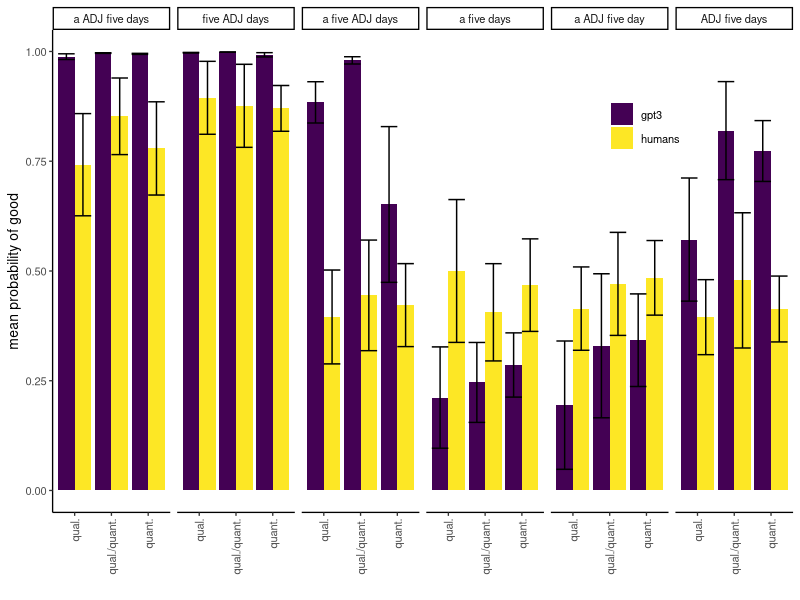
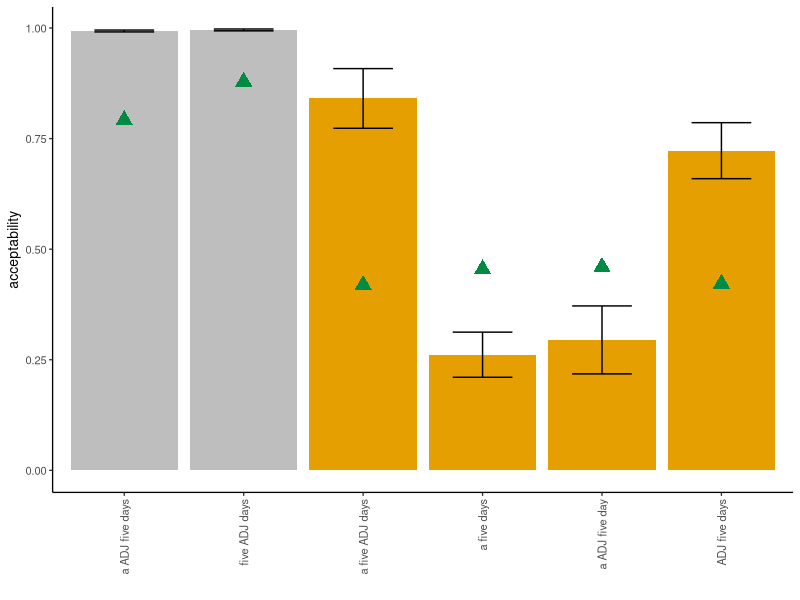
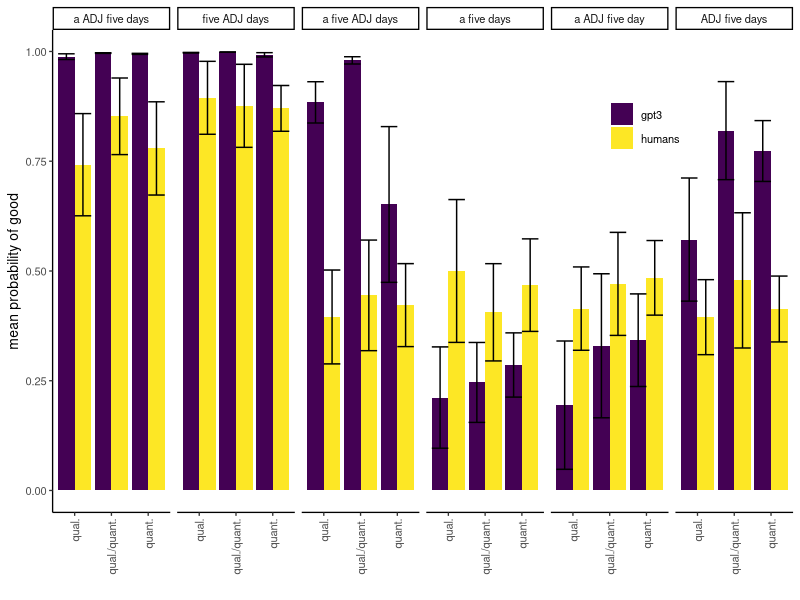
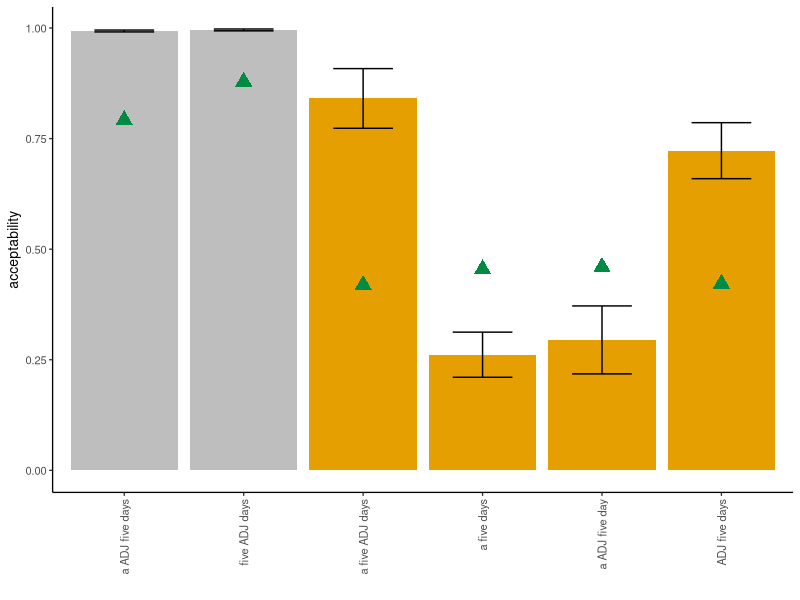

Reproduce these figures in R, in order.
library(tidyverse)
library(jsonlite)
library(viridis)
library(lme4)
cbbPalette <- c("gray", "#E69F00", "#56B4E9", "#009E73", "#F0E442", "#0072B2", "#D55E00", "#CC79A7")

# commented code is how we anonymize the original turk files.
# we make only anonymous files public.
#e1 = read.csv("mturk_data/main_exp_2022_10_06.csv") %>%
#   mutate(batch=1)

#e2 = read.csv("mturk_data/main_exp_2022_10_11.csv") %>%
#   mutate(batch=2)
# 
# e = bind_rows(e1, e2)
# 
# e$WorkerId = paste0("mainS", as.numeric(as.factor(e$WorkerId)))
# e$HITId = paste0("mainH", as.numeric(as.factor(e$HITId)))
# d = select(e, HITId, batch, WorkerId, Input.list,
#           starts_with("Input")) %>%
#  select(HITId, WorkerId, batch, starts_with(("Input.id"))) %>%
#  gather(variable, value, -HITId, -WorkerId, -batch)
# 
# answers = e$Answer.taskAnswers %>%
#   map_df(function(z) {(fromJSON(z) %>% as.data.frame())}) %>%
#   bind_cols(select(e, HITId, batch))
# 
# answers$English = answers$English$yes
# answers$country = answers$country$USA
# answers[, 769] = answers[, 769]$yes
# 
# a = gather(answers, value, answer, -batch, -English, -country, -HITId) %>%
#   mutate(value=gsub("howMuch_", "", value))
# 
# d = left_join(d, a)

#write_csv(d, file="mturk_data/mainexp_turk.csv")

d = read_csv("mturk_data/mainexp_turk.csv")
fillers = filter(d, grepl("filler", value))
fillers$good = grepl("filler_1", fillers$value)
filler.mean = group_by(fillers, WorkerId, good) %>%
  summarise(m=mean(answer), n=n()) %>%
  spread(good, m) %>%
  mutate(diff=`TRUE` - `FALSE`) 

badp = filter(filler.mean, diff < 1 | n > 4)
fillers = filter(fillers, WorkerId %in% badp$WorkerId == F)
d = filter(d, !grepl("filler", value))
d = filter(d, WorkerId %in% fillers$WorkerId)

turk = separate(d, value, into=c("adj", "num", "noun", "sent", "temp"), sep="-")
turk = mutate(turk, sent = case_when(sent == "sent"~ "a ADJ five days",
                                     sent == "sent_default"~"five ADJ days",
                                     sent == "sent_no_mod"~ "a five days",
                                     sent == "sent_reverse_mods"~ "a five ADJ days",
                                     sent == "sent_no_plural"~ "a ADJ five day",
                                     sent == "sent_no_a"~ "ADJ five days")) %>%
  rename(name=sent)
              
turk = filter(turk, English == T)
length(unique(turk$WorkerId))  

####################3

g = bind_rows( read_csv("gpt3_data/sents_20221004.csv"),
                 read_csv("gpt3_data/sents_20221004_2.csv")) %>%
  filter(experiment %in% c("spentLondon"),
         numclass == "num-low",
         nounclass == "noun-measure") %>%
  mutate(adjclass = ifelse(adjclass == "adj-neg" | adjclass == "adj-pos",
                           "adj",
                           adjclass)) %>%
  rename( `a ADJ five days`=(`goodness-sent`),
          `five ADJ days`=(`goodness-sent_default`),
          `a five days`=(`goodness-sent_no_mod`),
          `a five ADJ days`=(`goodness-sent_reverse_mods`),
          `a ADJ five day` = (`goodness-sent_no_plural`),
          `ADJ five days` = (`goodness-sent_no_a`)) %>%
  mutate(temp=substr(sent, 1, 10)) %>%
  select(adjclass, adj, nounclass, noun, numclass, num, temp, starts_with("a ADJ"), starts_with("ADJ"),
         starts_with("a five"), starts_with("five")) %>%
  group_by(adjclass) %>%
  mutate(firstadj=first(adj)) %>%
  ungroup() %>%
  pivot_longer(cols=c(`a ADJ five days`,`a ADJ five day`, `a five days`,
                      `a five ADJ days`, `five ADJ days`, `ADJ five days`)) %>%
  na.omit() 

g.turk = right_join(g, turk)

cor(g.turk$value, g.turk$answer, method="spearman")

group_by(turk, adj, num, noun, temp, name) %>%
  summarise(n=n()) %>%
  filter(n > 1)


select(g.turk, adjclass, adj, noun, num, temp, name) %>%
  distinct() %>%
  nrow()

group_by(g.turk, adjclass, adj, noun, num, temp, name, value, answer) %>%
  summarise(n=n())

d.3 = select(g.turk, adjclass, name, firstadj, answer, value) %>%
  mutate(answer=answer/10) %>%
  rename(gpt3=value, 
         humans=answer) %>%
  gather(variable, value, -adjclass, -name, -firstadj)

#%>%
d.3 = d.3 %>%
  group_by(adjclass, name, firstadj, variable) %>%
  summarise(m=mean(value),
            n=n(),
            s=sd(value),
            l=mean(value) - 1.96 * sd(value, na.rm=T)/sqrt(n),
            u=mean(value) + 1.96 * sd(value, na.rm=T)/sqrt(n),
  )

d.3$name = factor(d.3$name, levels = c("a ADJ five days",
                                       "five ADJ days",
                                       "a five ADJ days",
                                       "a five days",
                                       "a ADJ five day",
                                       "ADJ five days"))

d.3 = mutate(d.3, adjclass = case_when(adjclass == "adj" ~ "qual.",
                                       adjclass == "adj-ambig" ~ "qual./quant.",
                                       adjclass == "adj-quant" ~ "quant.")) 
ggplot(d.3, aes(x=adjclass, y=m, fill=variable,
                group=variable, ymin=l, ymax=u)) +
  geom_bar(stat="identity", position=position_dodge(width=NULL)) +
  geom_errorbar(position=position_dodge(width=NULL)) + 
  theme_classic(10) +
  theme(legend.position = c(.8, .8),
    axis.text.x = element_text(angle=90, vjust=0.5, hjust=1),
    legend.title = element_blank()) + 
  xlab("") + ylab("mean probability of good") + 
  facet_grid(. ~ name) +
  scale_fill_viridis(discrete=T)
ggsave("pngs/full-human-gpt.png", width=7, height=4.3)

d.3 = select(g.turk, adjclass, name, firstadj, answer, value) %>%
  mutate(answer=answer/10) %>%
  rename(gpt3=value, 
         humans=answer) %>%
  gather(variable, value, -adjclass, -name, -firstadj) %>%
  group_by(name, variable) %>%
  summarise(m=mean(value),
            n=n(),
            s=sd(value),
            l=mean(value) - 1.96 * sd(value, na.rm=T)/sqrt(n),
            u=mean(value) + 1.96 * sd(value, na.rm=T)/sqrt(n),
  )

d.3$name = factor(d.3$name, levels = c("a ADJ five days",
                                       "five ADJ days",
                                       "a five ADJ days",
                                       "a five days",
                                       "a ADJ five day",
                                       "ADJ five days"))

d.3$good = ifelse(d.3$name %in% c("a ADJ five days", "five ADJ days"), 
                  "Reported Acceptable",
                  "Reported Unacceptable")
ggplot(filter(d.3, variable == "gpt3"), aes(x=name, y=m, fill=good,
                group=variable, ymin=l, ymax=u)) +
  geom_bar(stat="identity", position=position_dodge(width=NULL)) +
  geom_errorbar(position=position_dodge(width=NULL), width=.5) + 
  theme_classic(10) +
  theme(legend.position = "none", #$c(.8, .9),
        legend.key.size = unit(.1, 'cm'),
    axis.text.x = element_text(angle=90, vjust=0.5, hjust=1),
    legend.title = element_blank()) + 
  xlab("") + ylab("acceptability") + 
  #scale_fill_viridis(discrete=T) +
  scale_fill_manual(values=cbbPalette) + 
  geom_point(data=filter(d.3, variable == "humans"), aes(x=name, y=m),
             colour="springgreen4",
             shape=17,
             size=4) +
  guides(shape="none",
         colour="none",
         size="none")
ggsave("pngs/gpt3-humans.png", width=5.5, height=3.7)

library(xtable)
d.3.table = select(d.3, name, variable, m) %>%
  spread(variable, m) %>%
  mutate(name=paste("The family spent", gsub("ADJ", "beautiful", name), "in London.")) %>%
  rename(`Ex. Sentence` = name) 
print(xtable(d.3.table), include.rownames=FALSE)

#######
g.turk$name = factor(g.turk$name, levels = c("a ADJ five days",
                                       "five ADJ days",
                                       "a five ADJ days",
                                       "a five days",
                                       "a ADJ five day",
                                       "ADJ five days"))
g$name = factor(g$name, levels = c("a ADJ five days",
                                             "five ADJ days",
                                             "a five ADJ days",
                                             "a five days",
                                             "a ADJ five day",
                                             "ADJ five days"))

l = lmer(value ~ name + (1|adjclass) + (1|adj) + 
           (1 | temp) , data=g)
summary(l)

as.data.frame(fixef(l)) %>%
  xtable()

g.turk$answer = g.turk$answer/10
l.human = lmer(answer ~ name + (1|adjclass) + (1|adj) + 
           (1 | temp) + (1 |WorkerId), data=g.turk)
summary(l.human)

as.data.frame(fixef(l.human)) %>%
  xtable()

